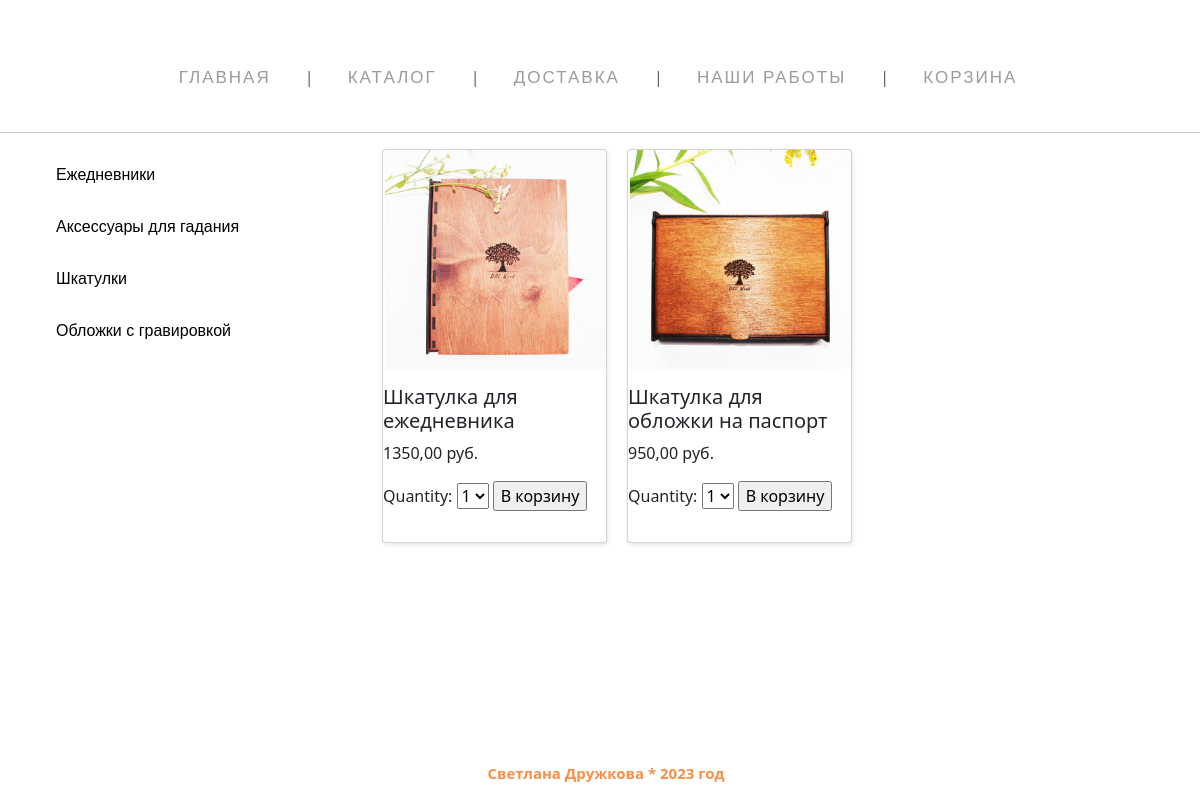
The page /catalog/3/ on the database its author committed.
### catalog/models.py (models this page shows, shortened)
class Category(models.Model):
    CHOICES_STATUS = (
        ('Опубликовано', 'Опубликовано'),
        ('Скрыто', 'Скрыто'),
    )
    name_cat = models.CharField(verbose_name='Категория', max_length=100)
    status = models.CharField(choices=CHOICES_STATUS, max_length=100, default='Опубликовано')
    class Meta:
        verbose_name = 'Категория'
        verbose_name_plural = 'Категории'

class Product(models.Model):
    title = models.CharField(verbose_name='Название', max_length=100)
    category = models.ForeignKey(Category, on_delete=models.CASCADE, verbose_name='Категория')
    image = models.ImageField(verbose_name='Фото', upload_to='products/')
    slug = models.SlugField(max_length=50, unique=True, default=title, verbose_name='URL')
    description = models.TextField(verbose_name='Описание', default='')
    price = models.DecimalField(verbose_name='Стоимость',max_digits=10, decimal_places=2)
    class Meta:
        verbose_name = 'Товар'
        verbose_name_plural = 'Товары'

### catalog/views.py (the view)
# urls.py: path('<slug:category_slug>/', views.cat_slug_products, name='cat_slug_products'),
def cat_slug_products(request, category_slug=None):
    status = 'Опубликовано'
    categories = Category.objects.filter(status=status).all()
    category = None
    products = None
    form = CartAddProductForm()
    if category_slug:
        category = Category.objects.get(id=category_slug)
        products = Product.objects.filter(category=category)
    else:
        products = Product.objects.all()
    return render(request, 'catalog/product_detail.html', {'category': category, 'categories': categories,
                                                     'products': products,
                                                     "form": form})

### cart/forms.py
class CartAddProductForm(forms.Form):
    quantity = forms.TypedChoiceField(choices=PRODUCT_QUANTITY_CHOICES, coerce=int)
    update = forms.BooleanField(required=False, initial=False, widget=forms.HiddenInput)

### catalog/templates/catalog/product_detail.html (shortened to what this page needs)
{% extends 'main/layout.html' %}
{% block content %}
<section>
    <div class="container">
        <div class="col-sm-3">
            <div class="vertical-menu">
                {% for category in categories %}
                    <a href="{% url 'cat_slug_products' category_slug=category.id %}"> {{category.name_cat}}</a>
                {% endfor %}
            </div>
        </div>
        <div class="col-sm-9 ">
            <div class="cards">
                    {% for product in products %}
                    <div class="card">
                        <div class="card__top">
                            <a href="#" class="card__image">
                            <img   src="{{product.image.url}}" alt="{{image.name}}" tabindex="0">
                            </a>
                        </div>
                        <div class="cart__bottom">
                            <h5 class="product_name">{{product.title}}</h5>
                            <p class="product_price">{{product.price}} руб. </p>
                            <form action="{% url 'cart_add' product_id=product.id%}" method="post">
                                    {{ form }}
                                    <input type="submit" value="В корзину">
                                </form>
                        </div>
                    </div>
                    {% endfor %}
                </div>
        </div>
    </div>
</section>
{% endblock %}

### main/templates/main/layout.html (shortened to what this page needs)
{% load static %}
<!doctype html>
<html lang="ru">
<head>
    <link rel="stylesheet" href="{% static '/main/css/index.css' %}">
    <link rel="stylesheet" href="{% static '/main/css/gallery3.css' %}">
    <link rel="stylesheet" href="https://cdn.jsdelivr.net/npm/bootstrap@5.2.3/dist/css/bootstrap.min.css">
</head>
<header>
    <div>
        <nav>
            <ul class="menu-main">
                <li><a href="/">Главная</a></li>
                <li><a href="/catalog/">Каталог</a></li>
                <li><a href="/delivery/">Доставка</a></li>
                <li><a href="/gallery/">Наши работы</a></li>
                <li><a href="/cart/">Корзина</a></li>
            </ul>
        </nav>
    </div>
</header>
<body>
<div>
    <hr class="hr-line">
    {% block content %}
    {% endblock %}
</div>
<div>
    <br>
    <br>
    <br>
    <br>
    <br>
    <br>
</div>
<div class="footer">
    <p class="text_f"> Светлана Дружкова * 2023 год </p>
</div>
</body>
</html>

### static/main/css/index.css (style rules this page uses)
.menu-main { list-style: none; margin: 40px 0 5px; padding: 25px 0 5px; text-align: center; background: white; }
.menu-main li { display: inline-block; }
.menu-main li:after { content: "|"; color: #606060; display: inline-block; vertical-align:top; }
.menu-main li:last-child:after { content: none; }
.menu-main a { text-decoration: none; font-family: 'Ubuntu Condensed', sans-serif; letter-spacing: 2px; position: relative; padding-bottom: 20px; margin: 0 34px 0 30px; font-size: 17px; text-transform: uppercase; display: inline-block; transition: color .2s; }
.menu-main a, .menu-main a:visited { color: #9d999d; }
.menu-main a:before, .menu-main a:after { content: ""; position: absolute; height: 4px; top: auto; right: 50%; bottom: -5px; left: 50%; background: #feb386; transition: .8s; }
.container div { float: left; margin-bottom: 15px; }
.text_f { font-size: 15px; color:#fa8e47; top: 50%; }

### static/main/css/gallery3.css (style rules this page uses)
img[tabindex="0"] { cursor: zoom-in; }
body { font-family: sans-serif; background-color: #1b1b1b; }
img { height: 100%; width: 100%; object-fit: cover; border-radius: 6px; filter:grayscale(0%); }

### main/templates/main/layout.html (style rules this page uses)
.footer { position: fixed; right: 0; bottom: 0; text-align: center; width: 99%; font-size: 19px; font-weight: bold; color: #fafaff; background: white; }

### catalog/templates/catalog/product_detail.html (style rules this page uses)
.col-sm-3 { width: 25%; }
.col-sm-9 { width: 75%; }
.vertical-menu { width: 200 px; font-family: 'Ubuntu Condensed', sans-serif; }
.vertical-menu a { background-color: #ffffff; color: black; display: block; padding: 14px; text-decoration: none; }
.card { width: 225px; min-height: 350px; box-shadow: 1px 2px 4px rgba(0, 0, 0, 0.1); display: flex; flex-direction: column; border-radius: 4px; transition: 0.2s; position: relative; }
.card__top { flex: 0 0 220px; position: relative; overflow: hidden; }
.card__image { display: block; position: absolute; top: 0; left: 0; width: 100%; height: 100%; }
.card__image > img { width: 100%; height: 100%; object-fit: contain; transition: 0.2s; }

### rows shown on the page
Category: name_cat "Ежедневники"
Category: name_cat "Аксессуары для гадания"
Category: name_cat "Шкатулки"
Category: name_cat "Обложки с гравировкой"
Product: image (picture), title "Шкатулка для ежедневника", price "1350,00"
Product: image (picture), title "Шкатулка для обложки на паспорт", price "950,00"
